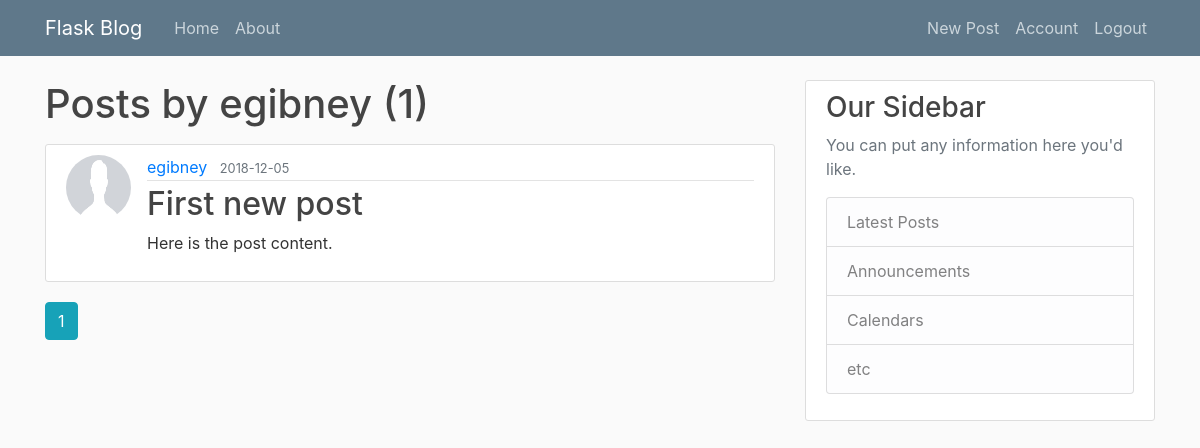
/user/egibney (signed in), run on the app's committed database.
### flaskblog/models.py (models this page shows, shortened)
class User(db.Model, UserMixin):
    id = db.Column(db.Integer, primary_key=True)
    username = db.Column(db.String(20), unique=True, nullable=False)
    email = db.Column(db.String(120), unique=True, nullable=False)
    image_file = db.Column(db.String(20), nullable=False, default='default.jpg')
    password = db.Column(db.String(60), nullable=False)
    posts = db.relationship('Post', backref='author', lazy=True)

class Post(db.Model):
    id = db.Column(db.Integer, primary_key=True)
    title = db.Column(db.String(100), nullable=False)
    date_posted = db.Column(db.DateTime, nullable=False, default=datetime.utcnow)
    content = db.Column(db.Text, nullable=False)
    user_id = db.Column(db.Integer, db.ForeignKey('user.id'), nullable=False)
    comments = db.relationship('Comment', backref='commented_post', lazy=True)

### flaskblog/users/routes.py (the view)
@users.route("/user/<string:username>")
def user_posts(username):
    page = request.args.get('page', 1, type=int)
    user = User.query.filter_by(username=username).first_or_404()
    posts = Post.query.filter_by(author=user)\
        .order_by(Post.date_posted.desc())\
        .paginate(page=page, per_page=5)
    return render_template('user_posts.html', posts=posts, user=user)

### flaskblog/models.py (called while the page is built)
@login_manager.user_loader
def load_user(user_id):
    return User.query.get(int(user_id))

### flaskblog/templates/user_posts.html
{% extends "layout.html" %}
{% block content %}
  <h1 class="mb-3">Posts by {{ user.username }} ({{ posts.total }})</h1>
  {% for post in posts.items %}
    <article class="media content-section">
      <img class="rounded-circle article-img" src="{{ url_for('static', filename='profile_pics/' + post.author.image_file) }}">
      <div class="media-body">
        <div class="article-metadata">
          <a class="mr-2" href="{{ url_for('users.user_posts',username=post.author.username) }}">{{ post.author.username }}</a>
          <small class="text-muted">{{ post.date_posted.strftime('%Y-%m-%d') }}</small>
        </div>
        <h2><a class="article-title" href="{{ url_for('posts.post', post_id=post.id) }}">{{ post.title }}</a></h2>
        <p class="article-content">{{ post.content }}</p>
      </div>
    </article>
  {% endfor %}
  {% for page_num in posts.iter_pages(left_edge=1, right_edge=1, left_current=1, right_current=2) %}
    {% if page_num %}
      {% if posts.page == page_num %}
        <a class="btn btn-info mb-4" href="{{ url_for('users.user_posts', username=user.username, page=page_num) }}">{{ page_num }}</a>
      {% else %}
        <a class="btn btn-outline-info mb-4" href="{{ url_for('users.user_posts', username=user.username, page=page_num) }}">{{ page_num }}</a>
      {% endif %}
    {% else %}
        ...
    {% endif %}
  {% endfor %}
{% endblock %}

### flaskblog/static/main.css (style rules this page uses)
body { background: #fafafa; color: #333333; margin-top: 5rem; }
h1, h2, h3, h4, h5, h6 { color: #444444; }
.content-section { background: #ffffff; padding: 10px 20px; border: 1px solid #dddddd; border-radius: 3px; margin-bottom: 20px; }
.article-title { color: #444444; }
.article-content { white-space: pre-line; }
.article-img { height: 65px; width: 65px; margin-right: 16px; }
.article-metadata { padding-bottom: 1px; margin-bottom: 4px; border-bottom: 1px solid #e3e3e3 }

### data on the page
User: username "egibney"
Post: image_file (placeholder picture), author.username "egibney", date_posted "2018-12-05", title "First new post", content "Here is the post content."

### other printed values
{{ posts.total }} "1"
{{ page_num }} "1"
